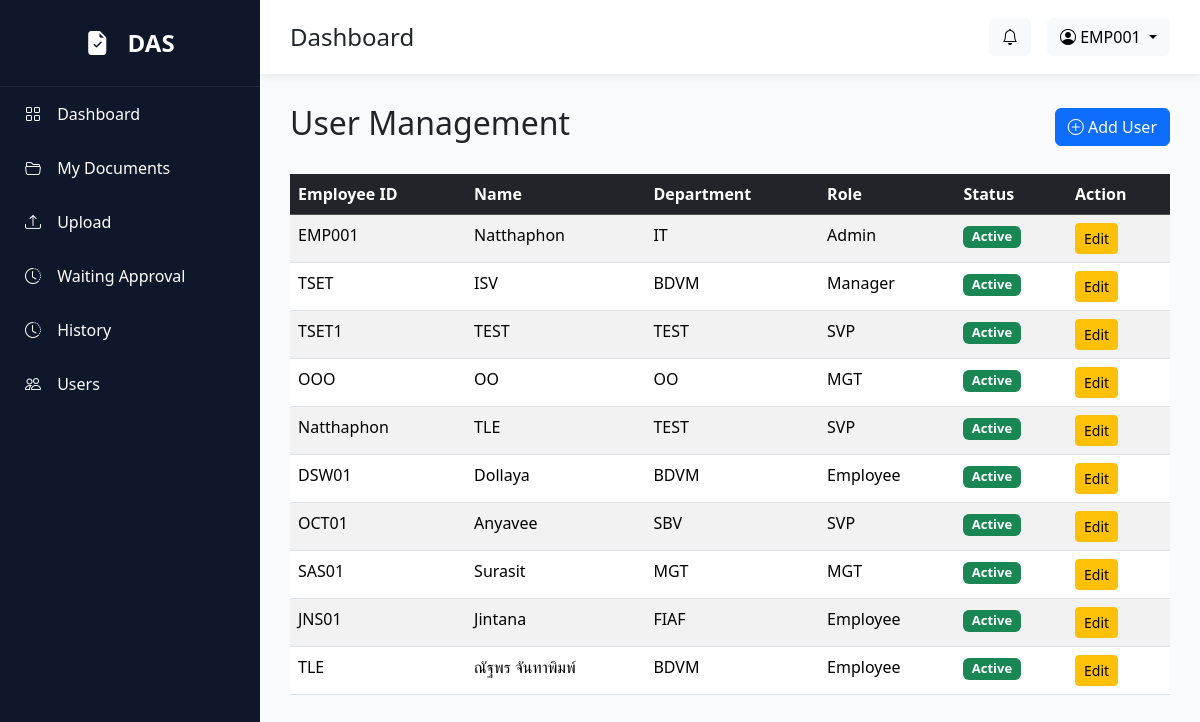
The app's page /users (signed in) with its own data.
### models/user.py (models this page shows)
class User(UserMixin, db.Model):
    __tablename__ = "users"
    id = db.Column(db.Integer, primary_key=True)
    employee_id = db.Column(db.String(20), unique=True, nullable=False)
    fullname = db.Column(db.String(200), nullable=False)
    username = db.Column(db.String(100), unique=True)
    password = db.Column(db.String(255), nullable=False)
    email = db.Column(db.String(150))
    department = db.Column(db.String(100))
    position = db.Column(db.String(100))
    role = db.Column(db.String(50), default="Employee")
    status = db.Column(db.String(20), default="Active")
    created_at = db.Column(db.DateTime, default=datetime.utcnow)
    approval_steps = db.relationship(
        "ApprovalStep",
        backref="approver",
        lazy=True
    )

### routes/user.py (the view)
@user_bp.route("/users")
@login_required
def users():
    if current_user.role != "Admin":
        abort(403)
    users = User.query.all()
    return render_template(
        "users/list.html",
        users=users
    )

### app.py (called while the page is built)
@login_manager.user_loader
def load_user(user_id):
    return User.query.get(int(user_id))

### templates/users/list.html (shortened to what this page needs)
{% extends 'layout/base.html' %}
{% block content %}
<div class="d-flex justify-content-between align-items-center mb-4">
    <h2>User Management</h2>
    <button class="btn btn-primary" data-bs-toggle="modal" data-bs-target="#addUserModal">
        <i class="bi bi-plus-circle"></i>
        Add User
    </button>
</div>
<table class="table table-striped table-hover">
    <thead class="table-dark">
        <tr>
            <th>Employee ID</th>
            <th>Name</th>
            <th>Department</th>
            <th>Role</th>
            <th>Status</th>
            <th>Action</th>
        </tr>
    </thead>
    <tbody>
        {% for user in users %}
        <tr>
            <td>{{ user.employee_id }}</td>
            <td>{{ user.fullname }}</td>
            <td>{{ user.department }}</td>
            <td>{{ user.role }}</td>
            <td>
                {% if user.status == "Active" %}
                <span class="badge bg-success">
                    Active
                </span>
                {% else %}
                <span class="badge bg-danger">
                    Inactive
                </span>
                {% endif %}
            </td>
            <td>
                <button
                    class="btn btn-warning btn-sm"
                    data-bs-toggle="modal"
                    data-bs-target="#editUserModal"
                    data-id="{{ user.id }}"
                    data-fullname="{{ user.fullname }}"
                    data-department="{{ user.department }}"
                    data-position="{{ user.position }}"
                    data-role="{{ user.role }}"
                    data-status="{{ user.status }}"
                >
                    Edit
                </button>
            </td>
        </tr>
        {% endfor %}
    </tbody>
</table>
{% endblock %}

### templates/layout/base.html (shortened to what this page needs)
<!DOCTYPE html>
<html lang="en">
<head>
    <link href="https://cdn.jsdelivr.net/npm/bootstrap@5.3.7/dist/css/bootstrap.min.css" rel="stylesheet">
    <link href="https://cdn.jsdelivr.net/npm/bootstrap-icons@1.11.3/font/bootstrap-icons.min.css" rel="stylesheet">
    <link rel="stylesheet" href="{{ url_for('static', filename='css/style.css') }}">
</head>
<body>
    <div class="wrapper">
        <div class="sidebar d-none d-lg-block">
            <div class="logo">
                <i class="bi bi-file-earmark-check-fill"></i>
                DAS
            </div>
            <a href="/dashboard">
                <i class="bi bi-grid"></i>
                Dashboard
            </a>
            <a href="/documents">
                <i class="bi bi-folder2-open"></i>
                My Documents
            </a>
            <a href="/documents/create">
                <i class="bi bi-upload"></i>
                Upload
            </a>
            <a href="/documents/waiting">
                <i class="bi bi-clock-history"></i>
                Waiting Approval
            </a>
            <a href="/history">
                <i class="bi bi-clock-history"></i>
                History
            </a>
            {% if current_user.role=="Admin" %}
            <a href="/users">
                <i class="bi bi-people"></i>
                Users
            </a>
            {% endif %}
        </div>
        <div class="main">
            <div class="topbar">
                <div class="d-flex align-items-center">
                    <h4 class="mb-0">
                        {% block page_title %}
                        Dashboard
                        {% endblock %}
                    </h4>
                </div>
                <div class="d-flex align-items-center gap-3">
                    <button class="btn btn-light position-relative">
                        <i class="bi bi-bell"></i>
                    </button>
                    <div class="dropdown">
                        <button class="btn btn-light dropdown-toggle" data-bs-toggle="dropdown">
                            <i class="bi bi-person-circle"></i>
                            {{ current_user.employee_id }}
                        </button>
                    </div>
                </div>
            </div>
            <div class="content">
                {% block content %}
                {% endblock %}
            </div>
        </div>
    </div>
</body>
</html>

### static/css/style.css (style rules this page uses)
* { margin:0; padding:0; box-sizing:border-box; font-family:'Segoe UI',sans-serif; }
body { background:#F8FAFC; }
.wrapper { display:flex; }
.sidebar { width:260px; height:100vh; background:#0F172A; color:white; position:fixed; }
.logo { padding:25px; font-size:24px; font-weight:bold; text-align:center; border-bottom:1px solid #1E293B; }
.sidebar a { color:white; text-decoration:none; display:block; padding:15px 25px; transition:.3s; }
.sidebar i { margin-right:12px; }
.main { margin-left:260px; width:100%; }
.topbar { background:white; padding:18px 30px; display:flex; justify-content:space-between; align-items:center; box-shadow:0 2px 8px rgba(0,0,0,.08); }
.content { padding:30px; }
.badge { font-size: 13px; }

### records on screen
User: employee_id "EMP001", fullname "Natthaphon", department "IT", role "Admin", status "Active"
User: employee_id "TSET", fullname "ISV", department "BDVM", role "Manager", status "Active"
User: employee_id "TSET1", fullname "TEST", department "TEST", role "SVP", status "Active"
User: employee_id "OOO", fullname "OO", department "OO", role "MGT", status "Active"
User: employee_id "Natthaphon", fullname "TLE", department "TEST", role "SVP", status "Active"
User: employee_id "DSW01", fullname "Dollaya", department "BDVM", role "Employee", status "Active"
User: employee_id "OCT01", fullname "Anyavee", department "SBV", role "SVP", status "Active"
User: employee_id "SAS01", fullname "Surasit", department "MGT", role "MGT", status "Active"
User: employee_id "JNS01", fullname "Jintana", department "FIAF", role "Employee", status "Active"
User: employee_id "TLE", fullname "ณัฐพร จันทาพิมพ์", department "BDVM", role "Employee", status "Active"
